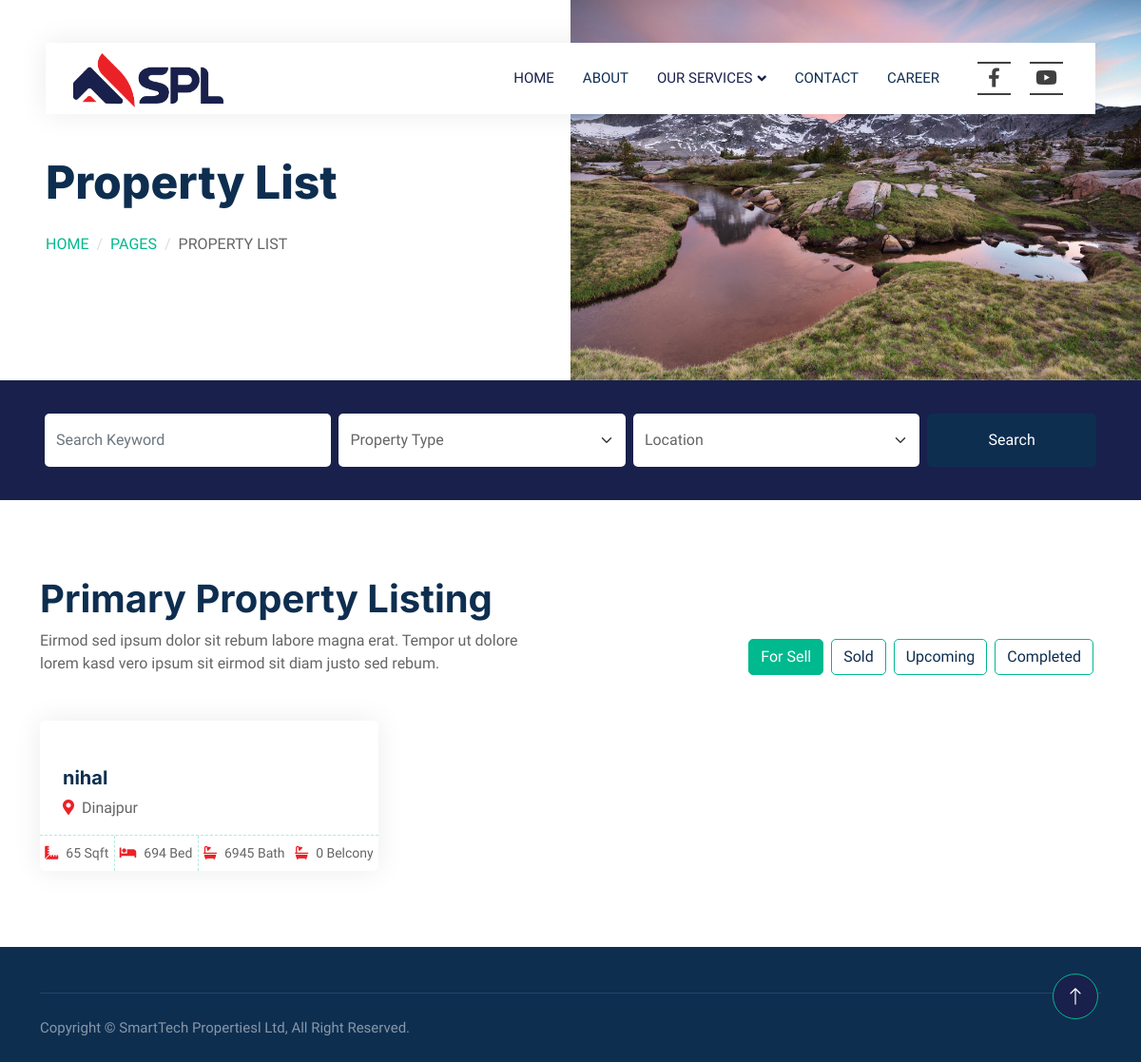
The app's page /primary_p/ with its own data.
### properties/models.py (models this page shows, shortened)
class PropertyHeaderImage(models.Model):
    image = models.ImageField(upload_to='header_images/', null=True, blank=True)

class Property(models.Model):
    PROPERTY_TYPES = [
        ('sell', 'For Sell'),
        ('sold', 'Sold'),
        ('upcoming', 'Upcoming'),
        ('completed', 'Completed'),
    ]
    title = models.CharField(max_length=100)
    category = models.CharField(choices=CATEGORY_CHOICES, default='J', max_length=2)
    property_type = models.CharField(max_length=10, choices=PROPERTY_TYPES, default='sell')
    location = models.CharField(max_length=255)
    image = models.ImageField(upload_to='property_images/',default="No Image Set")
    size_sqft = models.IntegerField()
    bedrooms = models.IntegerField()
    bathrooms = models.IntegerField()
    belcony = models.IntegerField(default=0)

### properties/views.py (the view)
# urls.py: path('primary_p/',views.primary_p,name="primary_p"),
def primary_p(request):
    header_image = PropertyHeaderImage.objects.first()  # Assuming you have only one header image
    p_properties=Property.objects.filter(category='P').order_by('id')
    for_sell_properties = p_properties.filter(property_type='sell')[:6]
    additional_sell_properties = p_properties.filter(property_type='sell')[6:]
    sold_properties = p_properties.filter(property_type='sold')[:6]
    additional_sold_properties = p_properties.filter(property_type='sold')[6:]
    upcoming_properties = p_properties.filter(property_type='upcoming')[:6]
    additional_upcoming_properties = p_properties.filter(property_type='upcoming')[6:]
    completed_properties = p_properties.filter(property_type='completed')[:6]
    additional_completed_properties = p_properties.filter(property_type='completed')[6:]
    context = {
        'p_properties': p_properties,
        'header_image': header_image,
        'for_sell_properties': for_sell_properties,
        'additional_sell_properties': additional_sell_properties,
        'sold_properties': sold_properties,
        'additional_sold_properties': additional_sold_properties,
        'upcoming_properties': upcoming_properties,
        'additional_upcoming_properties': additional_upcoming_properties,
        'completed_properties': completed_properties,
        'additional_completed_properties': additional_completed_properties,
        }
    return render(request, 'properties/Primary_project.html',context)

### properties/templates/properties/Primary_project.html (shortened to what this page needs)
{% extends "properties/base.html" %}
{% block body %}
{% load static %}
<div class="container-fluid header bg-white p-0">
    <div class="row g-0 align-items-center flex-column-reverse flex-md-row">
        <div class="col-md-6 p-5 mt-lg-5">
            <h1 class="display-5 animated fadeIn mb-4">Property List</h1>
            <nav aria-label="breadcrumb animated fadeIn">
                <ol class="breadcrumb text-uppercase">
                    <li class="breadcrumb-item"><a href="#">Home</a></li>
                    <li class="breadcrumb-item"><a href="#">Pages</a></li>
                    <li class="breadcrumb-item text-body active" aria-current="page">Property List</li>
                </ol>
            </nav>
        </div>
        <div class="col-md-6 animated fadeIn">
            {% if header_image %}
                <img class="img-fluid" src="{{ header_image.image.url }}" alt="">
            {% else %}
                <img class="img-fluid" src="{% static 'img/default_header.jpg' %}" alt="Default Header Image">
            {% endif %}
        </div>
    </div>
</div>
<div class="container-fluid bg-primary mb-5 wow fadeIn" data-wow-delay="0.1s" style="padding: 35px;">
    <div class="container">
        <div class="row g-2">
            <div class="col-md-10">
                <div class="row g-2">
                    <div class="col-md-4">
                        <input type="text" class="form-control border-0 py-3" placeholder="Search Keyword">
                    </div>
                    <div class="col-md-4">
                        <select class="form-select border-0 py-3">
                            <option selected>Property Type</option>
                        </select>
                    </div>
                    <div class="col-md-4">
                        <select class="form-select border-0 py-3">
                            <option selected>Location</option>
                        </select>
                    </div>
                </div>
            </div>
            <div class="col-md-2">
                <button class="btn btn-dark border-0 w-100 py-3">Search</button>
            </div>
        </div>
    </div>
</div>
<div class="container-xxl py-5">
    <div class="container">
        <div class="row g-0 gx-5 align-items-end">
            <div class="col-lg-6">
                <div class="text-start mx-auto mb-5 wow slideInLeft" data-wow-delay="0.1s">
                    <h1 class="mb3">Primary Property Listing</h1>
                    <p>Eirmod sed ipsum dolor sit rebum labore magna erat. Tempor ut dolore lorem kasd vero ipsum sit eirmod sit diam justo sed rebum.</p>
                </div>
            </div>
            <div class="col-lg-6 text-start text-lg-end wow slideInRight" data-wow-delay="0.1s">
                <ul class="nav nav-pills d-inline-flex justify-content-end mb-5">
                    <li class="nav-item me-2">
                        <a class="btn btn-outline-primary active" data-bs-toggle="pill" href="#tab-1">For Sell</a>
                    </li>
                    <li class="nav-item me-2">
                        <a class="btn btn-outline-primary" data-bs-toggle="pill" href="#tab-2">Sold</a>
                    </li>
                    <li class="nav-item me-2">
                        <a class="btn btn-outline-primary" data-bs-toggle="pill" href="#tab-3">Upcoming</a>
                    </li>
                    <li class="nav-item me-2">
                        <a class="btn btn-outline-primary" data-bs-toggle="pill" href="#tab-4">Completed</a>
                    </li>
                </ul>
            </div>
        </div>
        <div class="tab-content">
            <div id="tab-1" class="tab-pane fade show p-0 active">
                <div class="row g-4" id="property-list">
                    {% for property in for_sell_properties %}
                    <div class="col-lg-4 col-md-6 wow fadeInUp" data-wow-delay="0.1s">
                        <div class="property-item rounded overflow-hidden">
                            <div class="position-relative overflow-hidden">
                            </div>
                            <div class="p-4 pb-0">
                                <a class="d-block h5 mb-2" href="{% url 'property_detail' property.id %}">{{ property.title }}</a>
                                <p><i class="fa fa-map-marker-alt text-primary me-2"></i>{{ property.location }}</p>
                            </div>
                            <div class="d-flex border-top">
                                <small class="flex-fill text-center border-end py-2"><i class="fa fa-ruler-combined text-primary me-2"></i>{{ property.size_sqft }} Sqft</small>
                                <small class="flex-fill text-center border-end py-2"><i class="fa fa-bed text-primary me-2"></i>{{ property.bedrooms }} Bed</small>
                                <small class="flex-fill text-center py-2"><i class="fa fa-bath text-primary me-2"></i>{{ property.bathrooms }} Bath</small>
                                <small class="flex-fill text-center py-2"><i class="fa fa-bath text-primary me-2"></i>{{ property.belcony }} Belcony</small>
                            </div>
                        </div>
                    </div>
                    {% endfor %}
                </div>
            </div>
        </div>
    </div>
</div>
{% endblock %}

### properties/static/css/style.css (style rules this page uses)
:root { --primary: #19204B; --secondary: #FF6922; --light: #EFFDF5; --dark: #0E2E50; }
.btn { transition: .5s; }
@media (min-width: 992px) { .header { margin-top: -120px; } }
.breadcrumb-item + .breadcrumb-item::before { color: #DDDDDD; }
.nav-pills .nav-item .btn { color: var(--dark); }
.nav-pills .nav-item .btn:hover, .nav-pills .nav-item .btn.active { color: #FFFFFF; }
.property-item { box-shadow: 0 0 30px rgba(0, 0, 0, .08); }
.property-item .border-top { border-top: 1px dashed rgba(0, 185, 142, .3) !important; }
.property-item .border-end { border-right: 1px dashed rgba(0, 185, 142, .3) !important; }

### properties/templates/properties/base.html (style rules this page uses)
:root { --facebook-color: #3b5998; --youtube-color: #ff0000; --icon-color: #404040; }

### records on screen
PropertyHeaderImage: image (picture)
Property: title "nihal", location "Dinajpur", size_sqft "65", bedrooms "694", bathrooms "6945", belcony "0"
